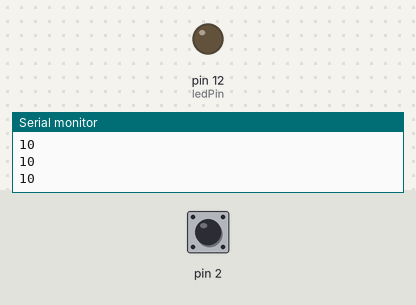
Recording of a sketch running on a simulated Arduino Uno, built with avr-gcc and run on an emulated ATmega328P. Shown: output pins drawn as LEDs (lit = HIGH), the last lines printed to the serial monitor. Inputs (shaded band) come from the test bench; at power-on: pin 2 HIGH.

Above: at 1.2 s.
1.3 s: pin 2 pulled LOW for 0.15 s
At 1.45 s:
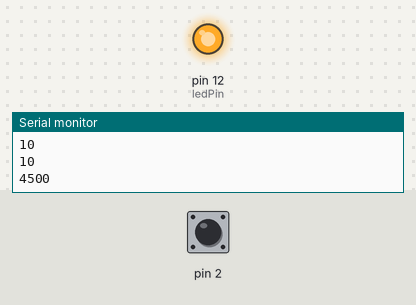
3.0 s: pin 2 pulled LOW for 3.2 s
At 7.3 s:
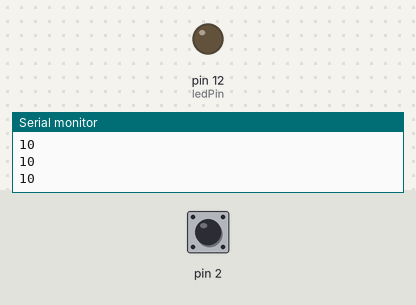
Timing chart, 0 to 8.8 s (numbered marks = the images above; inputs shaded):
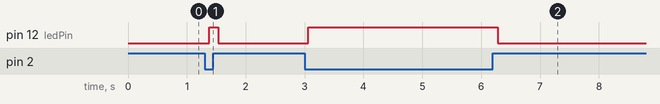

Measured:
- after the input at 1.3 s, pin 12 (ledPin): LOW → HIGH after 0.08 s, → LOW 0.15 s later
- after the input at 3.0 s, pin 12 (ledPin): LOW → HIGH after 0.07 s, → LOW 3.2 s later

The sketch:

touchy-feely_lamp.ino
```cpp
// Author: JYRI MÄÄTTÄ
// PROJECTS BOOK, Project 13: Touchy-Feely Lamp
// Description: Create a lamp that turns on when you touch a piece of conductive material.

#include <CapacitiveSensor.h>
CapacitiveSensor capSensor = CapacitiveSensor(4, 2);

int threshold = 1000;
const int ledPin = 12;

void setup()
{
  Serial.begin(9600);
  pinMode(ledPin, OUTPUT);
}

void loop()
{
  long sensorValue = capSensor.capacitiveSensor(30);
  Serial.println(sensorValue);
  if (sensorValue > threshold)
  {
    digitalWrite(ledPin, HIGH);
  }
  else
  {
    digitalWrite(ledPin, LOW);
  }
  delay(150);
}
```
